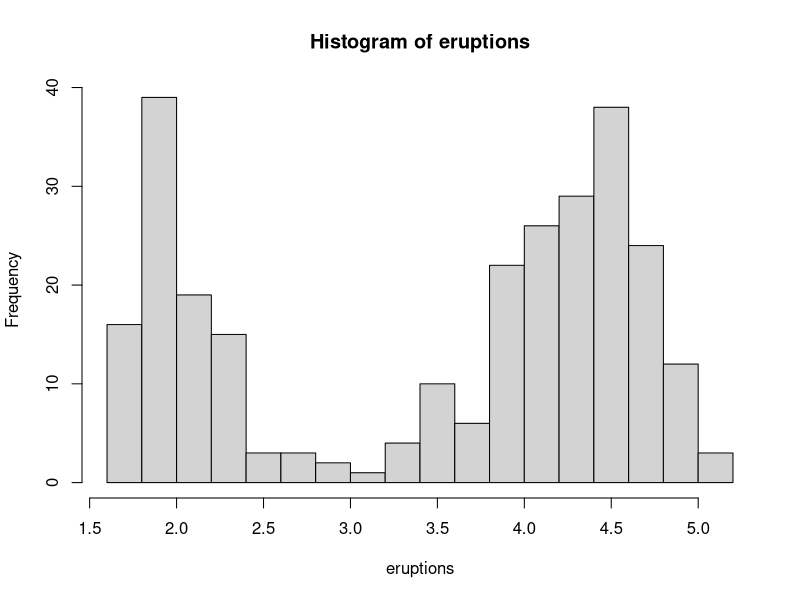
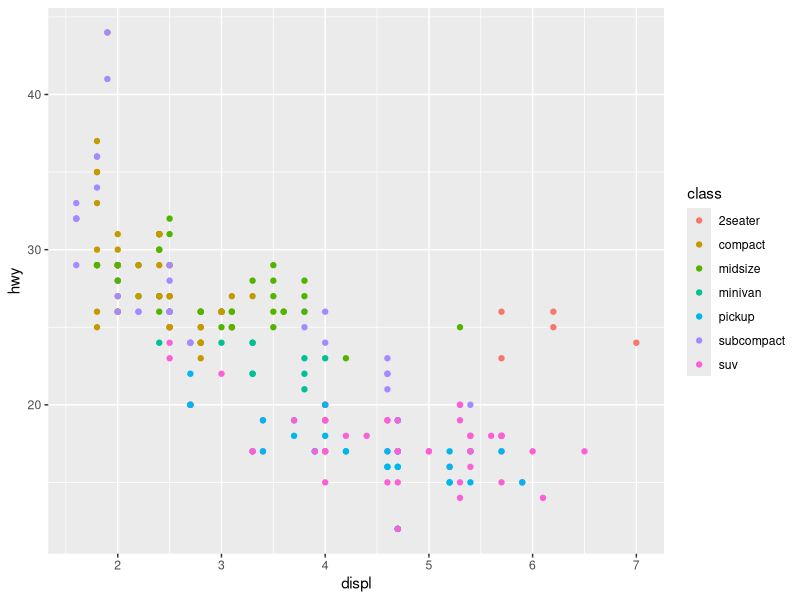
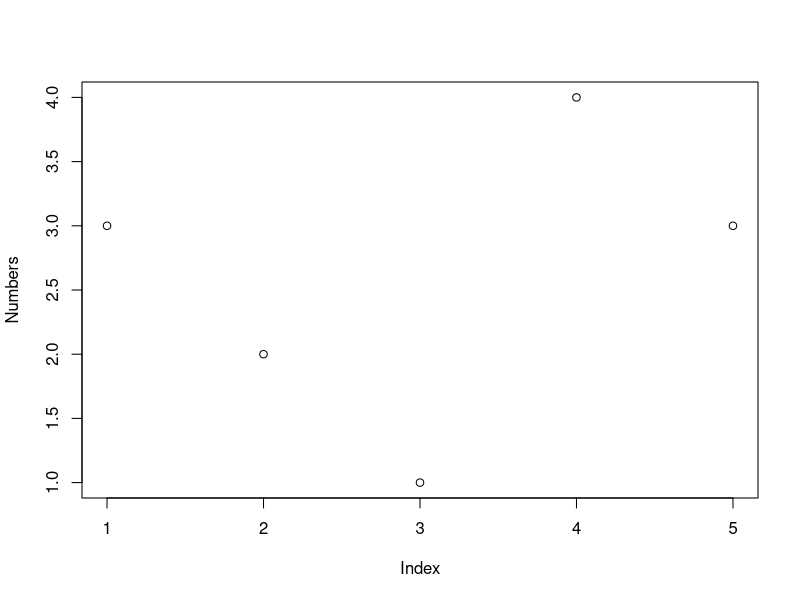
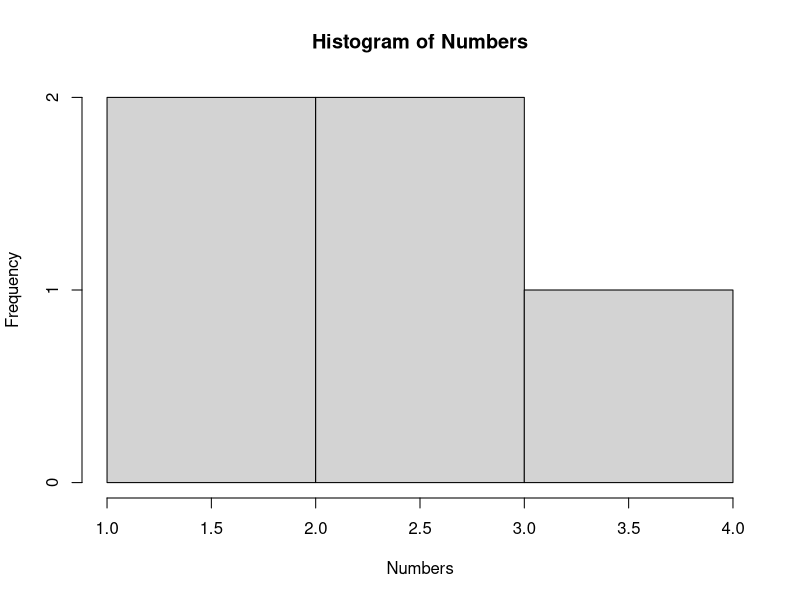
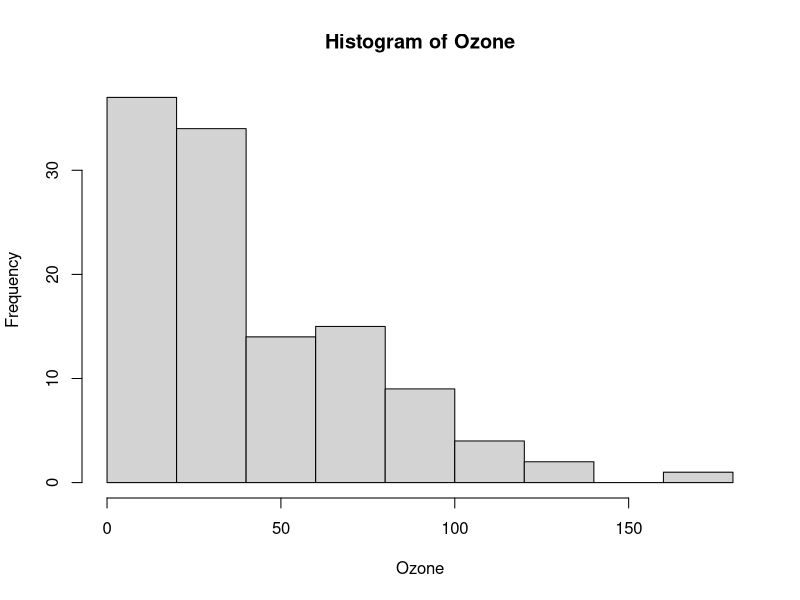

The R script that drew these images, in order:
data("faithful")
help("faithful") # Cómo crear la ayuda a partir de un dataset.
attach(faithful) # Carga los nombres de faithful en R
names(faithful)

length(eruptions) # Cuan grande es la data
hist(eruptions,20)
mean(eruptions)
sd(eruptions)

emean = mean(eruptions)
esd = sd(eruptions)

sum(eruptions > emean - esd & eruptions < emean + esd)
sum(eruptions > emean - esd & eruptions < emean + esd)/length(eruptions)
# emacs()

library(ggplot2)

ggplot(mpg, aes(displ, hwy, colour = class)) +
  geom_point()

Numbers = c(3, 2, 1, 4, 3)
Numbers
Numbers + 22

sqrt(Numbers + 22)

plot(Numbers)
hist(Numbers)

data("airquality")
attach(airquality)
names(airquality)
hist(Ozone)
